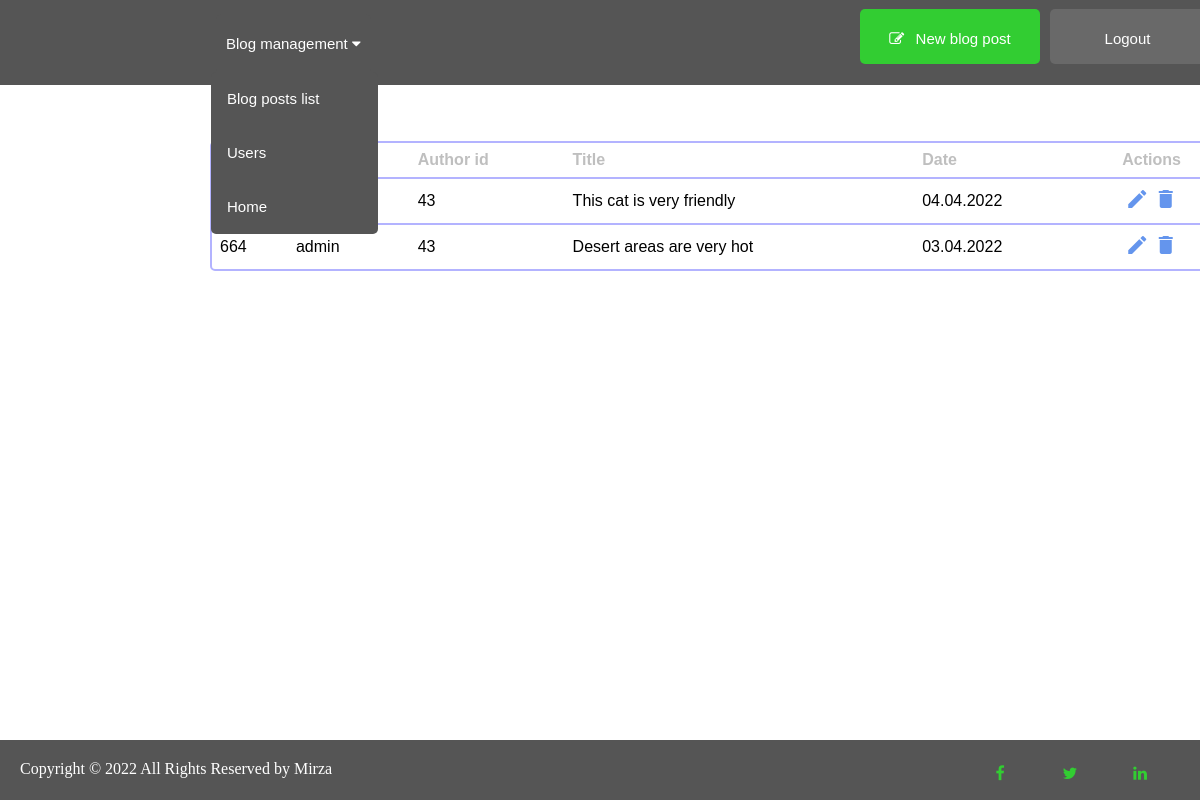
Page /admin/postOptionsTable.php (signed in) on the committed database.
### tables this page shows
CREATE TABLE `posts` (
  `post_id` int(3) NOT NULL,
  `post_category_id` int(3) NOT NULL,
  `post_title` varchar(255) NOT NULL,
  `post_author` varchar(255) NOT NULL,
  `post_user` int(255) DEFAULT NULL,
  `post_date` date NOT NULL,
  `post_image` text NOT NULL,
  `post_content` text NOT NULL,
  `post_tags` text NOT NULL
);

CREATE TABLE `users` (
  `user_id` int(3) NOT NULL,
  `username` varchar(12) NOT NULL,
  `password` varchar(255) NOT NULL,
  `role` varchar(255) NOT NULL DEFAULT 'subscriber',
  `randSalt` varchar(255) NOT NULL DEFAULT '$2y$10$1234512345123451234512'
);

### admin/includes/viewAllPosts.php (the view, shortened to what this page needs)
<!DOCTYPE html>
<html lang="en">
<head>
</head>
</html>
<div style="margin-top: 100px;">
        <h3 id="h3" style="font-family: Arial, Helvetica, sans-serif;">Blog posts list</h3>
    <table class="table">
        <thead>
            <tr>
                <th>Id</th>
                <th>Author</th>
                <th>Author id</th>
                <th>Title</th>
                <th>Date</th>
                <th style="text-align: center;">Actions</th>
            </tr>
        </thead>
        <?php
        $query = "SELECT posts.post_id, posts.post_title, posts.post_user, posts.post_date, posts.post_image, posts.post_content, ";
        $query .= "posts.post_author, users.username ";
        $query .= " FROM posts ";
        $query .= " LEFT JOIN users ON posts.post_user = users.user_id ORDER BY posts.post_date DESC ";
        $select_posts = mysqli_query($connection, $query);
        while($row = mysqli_fetch_assoc($select_posts)){
            $post_id = $row['post_id'];
            $post_author = $row['username'];
            $post_title = $row['post_title'];
            $post_user = $row['post_user'];
            $post_date = date('d.m.Y', strtotime($row['post_date']));
            echo "<tr>";
            ?>
            <?php
            echo "<td>$post_id </td>";
            echo "<td>$post_author</td>";
            echo "<td>$post_user</td>";
            echo "<td>{$post_title}</td>";
            echo "<td>{$post_date}</td>";
            echo "<td style='text-align: center;'><a class='material-icons' href='postOptionsTable.php?source=edit_post&p_id={$post_id}'>edit</a>  <a class='material-icons' onclick=\"return getConfirmation();\" href='postOptionsTable.php?delete={$post_id}'>delete</a></td>";
            echo "</tr>";
        }
            ?>
    </table>
</div>

### admin/includes/admin_header.php (shortened to what this page needs)
<!DOCTYPE html>
<html lang="en">
<head>
<link rel="stylesheet" href="../css/css.css" type="text/css">
<link rel="stylesheet" href="http://cdnjs.cloudflare.com/ajax/libs/font-awesome/4.4.0/css/font-awesome.min.css">
<link rel="stylesheet" href="http://cdnjs.cloudflare.com/ajax/libs/font-awesome/4.4.0/css/font-awesome.min.css">
<link href='https://ajax.googleapis.com/ajax/libs/jqueryui/1.12.1/themes/ui-lightness/jquery-ui.css' rel='stylesheet'>
</head>
<body class="body_c">
<div id="menu-container">
    <div  class="navbar" id="navbar" >
          <a class="lg_out_main" style="float: right" href="../includes/logOut.php">Logout</a>
          <a style="float: right" class="lg_out_main_reg" href="./addPost.php"><i class="fa fa-pencil-square-o">&nbsp;&nbsp;&nbsp;</i>New blog post</a>
          <div class="dropdown">
            <a class="dropbtn" href="javascript:void(0)">Blog management  <i class="fa fa-caret-down"></i></a>
            <div class="dropdown-content">
              <a href="postOptionsTable.php">Blog posts list</a>
              <a href="users.php">Users</a>
              <a href="index.php">Home</a>
            </div>
          </div>
      </div >
</div>

### admin/postOptionsTable.php (shortened to what this page needs)
<?php include "includes/admin_header.php";?>
<?php
    if(isset($_GET['source'])){
        $source = $_GET['source'];
    }
        else {
        $source = "";
        }
    switch ($source){
        default:
            include "includes/viewAllPosts.php";
    }
?>
<?php include "includes/footer.php" ?>

### admin/includes/footer.php
  <footer class="site-footer">
      <div class="">
      <p class="copyright-text">Copyright &copy; 2022 All Rights Reserved by Mirza
      </p>
      </div>
      <div class="s_icons">
      <ul class="social-icons">
          <li><a class="facebook" href="https://www.facebook.com/" target="_blank"><i class="fa fa-facebook"></i></a></li>
          <li><a class="twitter" href="https://twitter.com/?lang=hr" target="_blank"><i class="fa fa-twitter"></i></a></li>
          <li><a class="linkedin" href="https://www.linkedin.com/" target="_blank"><i class="fa fa-linkedin"></i></a></li>
      </ul>
      </div>
  </footer>
</body>
</html>

### css/css.css (style rules this page uses)
.navbar { line-height: 30px; background-color: #555; font-family: Arial, Helvetica, sans-serif; height: 85px; top:0px; z-index:1; position: fixed; width: 100% }
body { margin:0; }
.dropdown { font-size: 16px; border: none; outline: none; color: white; padding: 14px 16px; background-color: inherit; font-family: inherit; margin: 0; font-family: Arial, Helvetica, sans-serif; }
.dropbtn { font-size: 16px; border: none; outline: none; color: white; padding: 14px 10px; background-color: inherit; font-family: inherit; margin: 0; font-family: Arial, Helvetica, sans-serif; border-radius: 5px; cursor: pointer; margin-left: 200px; }
.navbar a { float: left; font-size: 15px; color: white; text-align: center; padding: 15px 10px; text-decoration: none; }
.lg_out_main { width: inherit; font-size: 16px; position: fixed; margin: 14px 10px; display: inline-block; text-align: center; width: 155px; height: 55px; border: 0px solid #555; border-radius: 5px; box-sizing: border-box; margin-top: 9px; margin-left: 1050px; margin-bottom: 9px; resize: vertical; cursor: pointer; background-color: dimgray; color: white; margin-right: 320px; }
.lg_out_main_reg { font-size: 16px; display: inline-block; text-align: center; width: 180px; height: 55px; position: fixed; margin-left: 860px; border: 0px solid #555; border-radius: 5px; box-sizing: border-box; margin-top: 9px; margin-bottom: 9px; resize: vertical; cursor: pointer; background-color: dimgray; color: white; background-color: limegreen; }
.dropdown-content { display: none; position:absolute; background-color: inherit; min-width: 167px; z-index: 1; border-radius: 5px; margin-left: 195px; }
.dropdown-content a { float: none; color: white; padding: 12px 16px; text-decoration: none; display: block; text-align: left; }
.table { margin-top: 18px; border-collapse: separate; width: 1010px; border: solid 2px #b3b3ff; border-radius: 5px; border-spacing: 0; font-family: Arial, Helvetica, sans-serif; margin: auto; padding: auto; position: relative; margin-left: 210px; }
th, td { padding: 8px; text-align: left; font-family: Arial, Helvetica, sans-serif; }
td { border-top: solid 2px #b3b3ff; }
th { color: #bfbfbf; }
.material-icons { text-decoration: none; color: cornflowerblue; }
#h3 { margin-left: 210px; color: dimgray; font-family: Arial, Helvetica, sans-serif; }
#menu-container { white-space: nowrap; }
.site-footer { position: fixed; padding: 10px 10px 0px 10px; bottom: 0; width: 100%; height: 50px; background: #555; }
.site-footer .social-icons { text-align:right }
.site-footer .social-icons a { width:40px; height:40px; line-height:40px; margin-left:26px; margin-right:0; background-color: inherit; }
.s_icons { margin-top: -40px !important; margin-right: 50px; }
.copyright-text { margin:0; text-decoration: none; }
.copyright-text { color: white; margin-left: 10px; margin-top: 10px; }
.social-icons { padding-left:0; margin-bottom:0; list-style:none }
.social-icons li { display:inline-block; margin-bottom:4px }
.social-icons a { background-color:#eceeef; color:limegreen; font-size:16px; display:inline-block; line-height:44px; width:44px; height:44px; text-align:center; margin-right:8px; border-radius:100%; -webkit-transition:all .2s linear; -o-transition:all .2s linear; transition:all .2s linear; }

### rows in the picture
posts: post_user "43", post_title "This cat is very friendly", post_date "04.04.2022"
posts: post_id "664", users.username "admin", post_user "43", post_title "Desert areas are very hot", post_date "03.04.2022"
